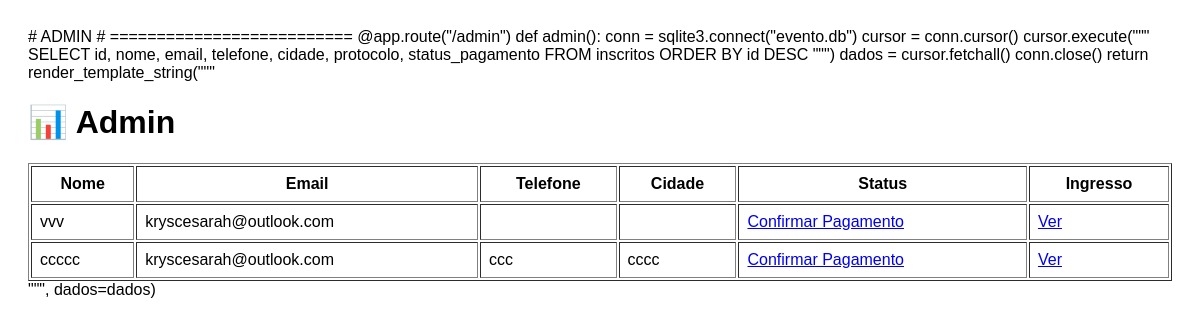
/admin, run on an earlier commit of the app's database.
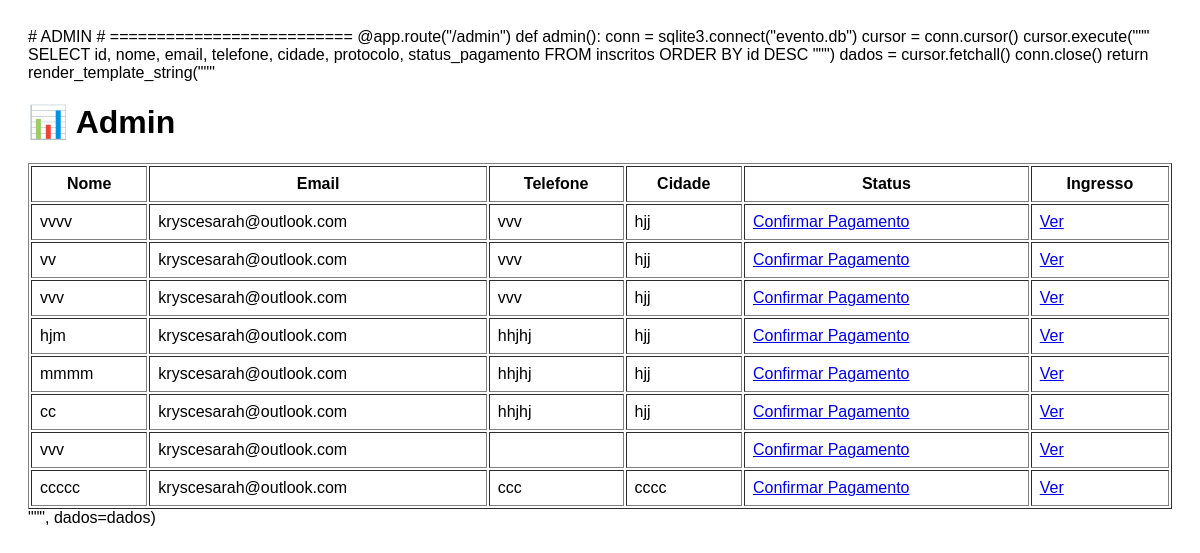
And on a later commit of the database.
### tables this page shows
CREATE TABLE inscritos (
            id INTEGER PRIMARY KEY AUTOINCREMENT,
            nome TEXT NOT NULL,
            email TEXT NOT NULL,
            telefone TEXT,
            igreja TEXT,
            cidade TEXT,
            observacoes TEXT,
            protocolo TEXT,
            status_pagamento TEXT,
            data_inscricao TEXT
        );

### app.py (the view)
@app.route("/admin")
def admin():
    conn = sqlite3.connect("evento.db")
    cursor = conn.cursor()
    cursor.execute("""
        SELECT
            id,
            nome,
            email,
            telefone,
            cidade,
            protocolo,
            status_pagamento
        FROM inscritos
        ORDER BY id DESC
    """)
    dados = cursor.fetchall()
    conn.close()
    return render_template(
        "admin.html",
        dados=dados
    )

### templates/admin.html (shortened to what this page needs)
    <html>
    <body style="font-family:Arial;padding:20px;">
    <h1>📊 Admin</h1>
    <table border="1" width="100%" cellpadding="8">
        <tr>
            <th>Nome</th>
            <th>Email</th>
            <th>Telefone</th>
            <th>Cidade</th>
            <th>Status</th>
            <th>Ingresso</th>
        </tr>
        {% for p in dados %}
        <tr>
            <td>{{ p[1] }}</td>
            <td>{{ p[2] }}</td>
            <td>{{ p[3] }}</td>
            <td>{{ p[4] }}</td>
            <td>
            {% if p[6] == "PAGO" %}
            ✅ PAGO
            {% else %}
            <a href="/pagar/{{ p[5] }}">Confirmar Pagamento</a>
            {% endif %}
            </td>
            <td><a href="/ingresso/{{ p[5] }}">Ver</a></td>
        </tr>
        {% endfor %}
    </table>
    </body>
    </html>

What changed in the data, as far as the page shows it:
added inscritos: nome "vvvv", email "kryscesarah@outlook.com", telefone "vvv", cidade "hjj"
added inscritos: nome "vv", email "kryscesarah@outlook.com", telefone "vvv", cidade "hjj"
added inscritos: nome "vvv", email "kryscesarah@outlook.com", telefone "vvv", cidade "hjj"
added inscritos: nome "hjm", email "kryscesarah@outlook.com", telefone "hhjhj", cidade "hjj"
added inscritos: nome "mmmm", email "kryscesarah@outlook.com", telefone "hhjhj", cidade "hjj"
added inscritos: nome "cc", email "kryscesarah@outlook.com", telefone "hhjhj", cidade "hjj"
